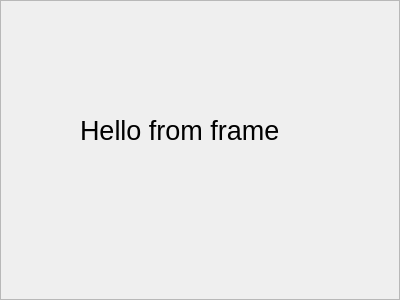
<?xml version="1.0" encoding="UTF-8"?>
<ui version="4.0">
 <class>Frame</class>
 <widget class="QFrame" name="Frame">
  <property name="geometry">
   <rect>
    <x>0</x>
    <y>0</y>
    <width>400</width>
    <height>300</height>
   </rect>
  </property>
  <property name="windowTitle">
   <string>Frame</string>
  </property>
  <property name="frameShape">
   <enum>QFrame::StyledPanel</enum>
  </property>
  <property name="frameShadow">
   <enum>QFrame::Raised</enum>
  </property>
  <widget class="QLabel" name="label">
   <property name="geometry">
    <rect>
     <x>80</x>
     <y>90</y>
     <width>211</width>
     <height>81</height>
    </rect>
   </property>
   <property name="font">
    <font>
     <pointsize>20</pointsize>
    </font>
   </property>
   <property name="text">
    <string>Hello from frame</string>
   </property>
  </widget>
 </widget>
 <resources/>
 <connections/>
</ui>
